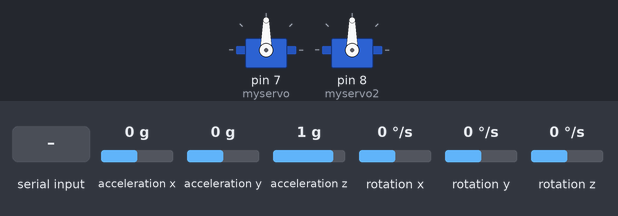
The sketch below on a simulated Arduino Mega 2560, built with avr-gcc and run on an emulated ATmega2560. On the bench: 2 × servo. Inputs (shaded band) come from the test bench; at power-on: acceleration x 0 g, acceleration y 0 g, acceleration z 1 g, rotation x 0 °/s, rotation y 0 °/s, rotation z 0 °/s.

Above: at 1.2 s.
1.3 s: "90:45:200\n" received over the second serial link
At 2.1 s:
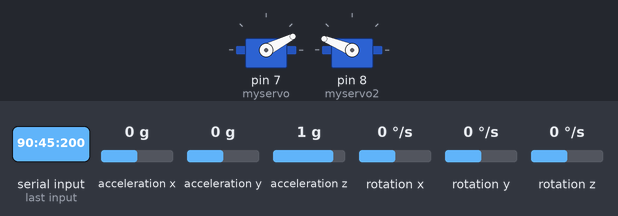
2.8 s: "30:150:10\n" received over the second serial link
At 3.2 s:
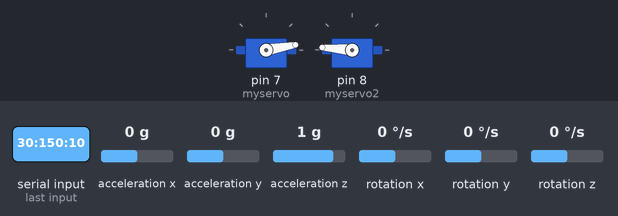
4.3 s: "90:45:200\n" received over the second serial link
At 5.5 s:
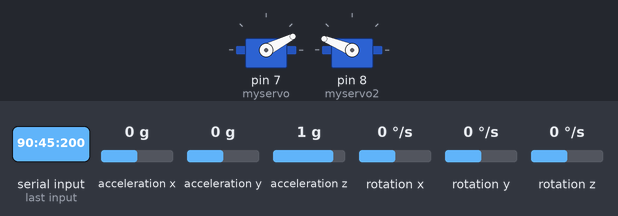
5.8 s: "90:45\n" received over the second serial link
At 6.6 s:
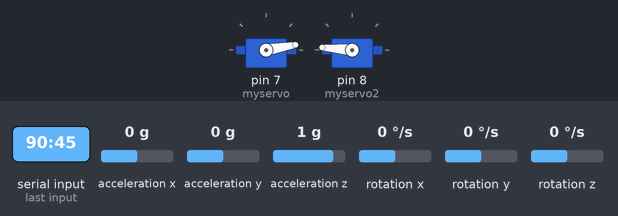
Timing chart, 0 to 8.3 s (numbered marks = the images above; inputs shaded):
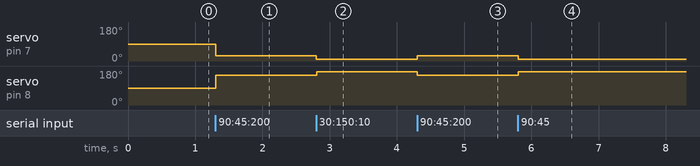

Measured:
- after the input at 1.3 s, servo on pin 7 (myservo): 90° → 27° at once; servo on pin 8 (myservo2): 90° → 158° at once
- after the input at 2.8 s, servo on pin 7 (myservo): 27° → 10° at once; servo on pin 8 (myservo2): 158° → 175° at once
- after the input at 4.3 s, servo on pin 7 (myservo): 10° → 27° at once; servo on pin 8 (myservo2): 175° → 158° at once
- after the input at 5.8 s, servo on pin 7 (myservo): 27° → 10° at once; servo on pin 8 (myservo2): 158° → 175° at once

The sketch:

gs_robot_wired3.ino
```cpp
#include <Wire.h>
#include "I2Cdev.h"
#include "MPU6050.h"

#include <Servo.h>

Servo myservo;
Servo myservo2;

#define LEN 250
#define LIM1 10000L

MPU6050 accelgyro;

int16_t ax, ay, az;
int16_t gx, gy, gz;

int16_t timeA, time_rx,t_delta;

uint8_t i=0, i_rx, i_delta;

int16_t timeB,timeB_old,tmp1;

char buf1[LEN];

void setup() {

  myservo.attach(7);
  myservo2.attach(8);

  Wire.begin();

  Serial1.begin(38400);

  accelgyro.initialize();

  accelgyro.setFullScaleGyroRange(MPU6050_GYRO_FS_1000);

  timeB = timeB_old = (int16_t) (millis() % LIM1);
}

void loop() {

  do {

    delay(1);

    tmp1 = timeB = (int16_t)(millis() % LIM1);
    if(timeB - timeB_old < 0) timeB += LIM1;

  } while(timeB - timeB_old < 100);

  timeB_old = tmp1;

  i++;

  accelgyro.getAcceleration(&ax, &ay, &az);
  accelgyro.getRotation(&gx, &gy, &gz);

  char str1[LEN];

  timeA = (int16_t)(millis()%1000);

  t_delta = timeA - time_rx;

  if(t_delta < 0) t_delta += 1000;

  i_delta = i - i_rx;

  sprintf(str1,"%d,%d,%d,%d,%d,%d,%d,%d,%d,%d,", ax,ay,az,gx,gy,gz,i,t_delta, i_delta, timeA);

  Serial1.println(str1);

  int c;
  int cnt;

  cnt = 0;
  do {

    if(Serial1.available()) {
      c = Serial1.read();

      buf1[cnt++] = c;
    }
  } while(c != '\n' && c != '\r' && cnt < (LEN -1) );

  buf1[cnt] ='\0';

  char *str2 = strtok(buf1, ":");

  i_rx = (uint8_t) atoi(str2);

  str2 = strtok(NULL, ":");

  time_rx = (int16_t) atoi(str2);

  str2 = strtok(NULL, ":");

  int16_t val;

  val = (int16_t) atoi(str2);

  int16_t val1,val2;

  val1 = map(val, 0, 1023, 10, 100);
  val2 = map(val, 0, 1023, 175, 85);

  myservo.write(val1);
  delay(2);
  myservo2.write(val2);
  delay(2);
}
```
